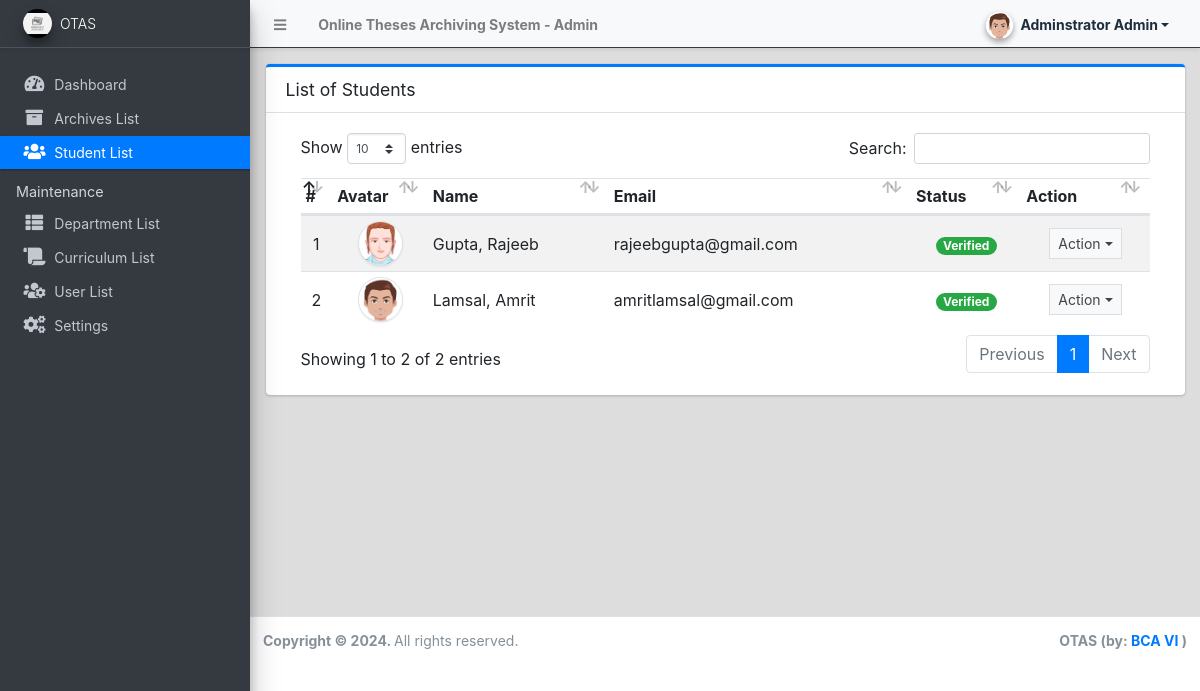
Page /admin/?page=students (signed in) on the committed database.
### tables this page shows
CREATE TABLE `student_list` (
  `id` int(30) NOT NULL,
  `firstname` text NOT NULL,
  `middlename` text NOT NULL,
  `lastname` text NOT NULL,
  `department_id` int(30) NOT NULL,
  `curriculum_id` int(30) NOT NULL,
  `email` text NOT NULL,
  `password` text NOT NULL,
  `gender` varchar(50) NOT NULL,
  `status` tinyint(4) NOT NULL DEFAULT 0,
  `avatar` text NOT NULL,
  `date_created` datetime NOT NULL DEFAULT current_timestamp(),
  `date_updated` datetime DEFAULT NULL ON UPDATE current_timestamp()
);

### config.php (called while the page is built, shortened)
<?php
function validate_image($file){
	if(!empty($file)){
        $ex = explode('?',$file);
        $file = $ex[0];
        $param =  isset($ex[1]) ? '?'.$ex[1]  : '';
		if(is_file(base_app.$file)){
			return base_url.$file.$param;
		}else{
			return base_url.'dist/img/no-image-available.png';
		}
	}else{
		return base_url.'dist/img/no-image-available.png';
	}
}
?>

### admin/students/index.php (the view, shortened to what this page needs)
<div class="card card-outline card-primary">
	<div class="card-header">
		<h3 class="card-title">List of Students</h3>
	</div>
	<div class="card-body">
		<div class="container-fluid">
        <div class="container-fluid">
			<table class="table table-hover table-striped">
				<!-- <colgroup>
					<col width="5%">
					<col width="10%">
					<col width="20%">
					<col width="20%">
					<col width="15%">
					<col width="15%">
					<col width="10%">
				</colgroup> -->
				<thead>
					<tr>
						<th>#</th>
						<th>Avatar</th>
						<th>Name</th>
						<th>Email</th>
						<th>Status</th>
						<th>Action</th>
					</tr>
				</thead>
				<tbody>
					<?php
						$i = 1;
						$qry = $conn->query("SELECT *,concat(lastname,', ',firstname,' ', middlename) as name from `student_list`  order by concat(lastname,', ',firstname,' ', middlename) asc ");
						while($row = $qry->fetch_assoc()):
					?>
						<tr>
							<td class="text-center"><?php echo $i++; ?></td>
							<td class="text-center"><img src="<?php echo validate_image($row['avatar']) ?>" class="img-avatar img-thumbnail p-0 border-2" alt="user_avatar"></td>
							<td><?php echo ucwords($row['name']) ?></td>
							<td ><p class="m-0 truncate-1"><?php echo $row['email'] ?></p></td>
							<td class="text-center">
								<?php if($row['status'] == 1): ?>
									<span class="badge badge-pill badge-success">Verified</span>
								<?php else: ?>
								<span class="badge badge-pill badge-primary">Not Verified</span>
								<?php endif; ?>
							</td>
							<td align="center">
								 <button type="button" class="btn btn-flat btn-default btn-sm dropdown-toggle dropdown-icon" data-toggle="dropdown">
				                  		Action
				                  </button>
							</td>
						</tr>
					<?php endwhile; ?>
				</tbody>
			</table>
		</div>
		</div>
	</div>
</div>

### admin/students/index.php (style rules this page uses)
.img-avatar { width:45px; height:45px; object-fit:cover; object-position:center center; border-radius:100%; }

### rows in the picture
student_list: avatar (picture), name "Gupta, Rajeeb", email "rajeebgupta@gmail.com", status "Verified"
student_list: avatar (picture), name "Lamsal, Amrit", email "amritlamsal@gmail.com", status "Verified"

### other values in the picture
$_settings->info('name') "Online Theses Archiving System"
$_settings->userdata('firstname').' '.$_settings->userdata('lastname') "Adminstrator Admin"
$_settings->info('short_name') "OTAS"
